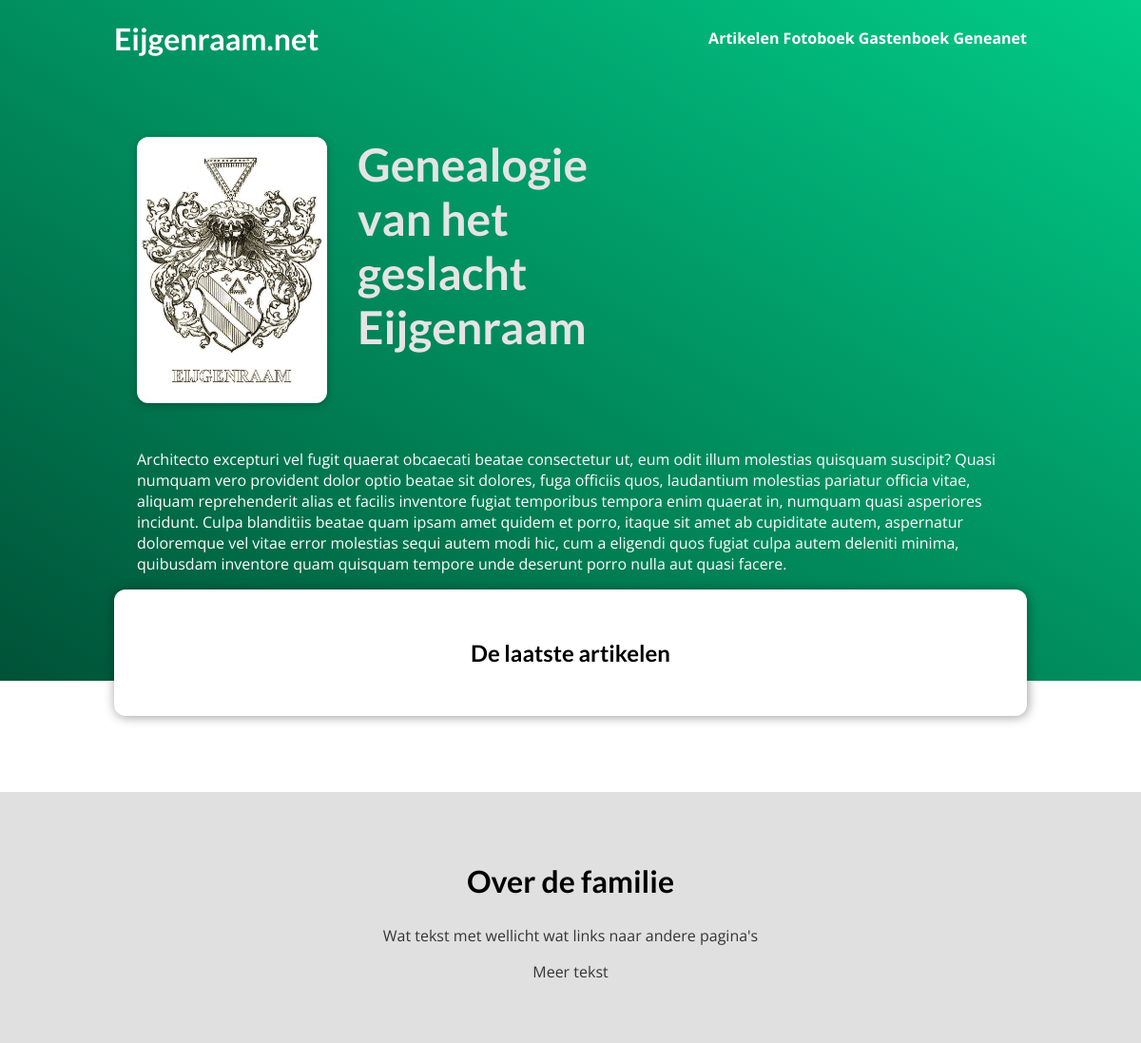
Before: / with the older database file.
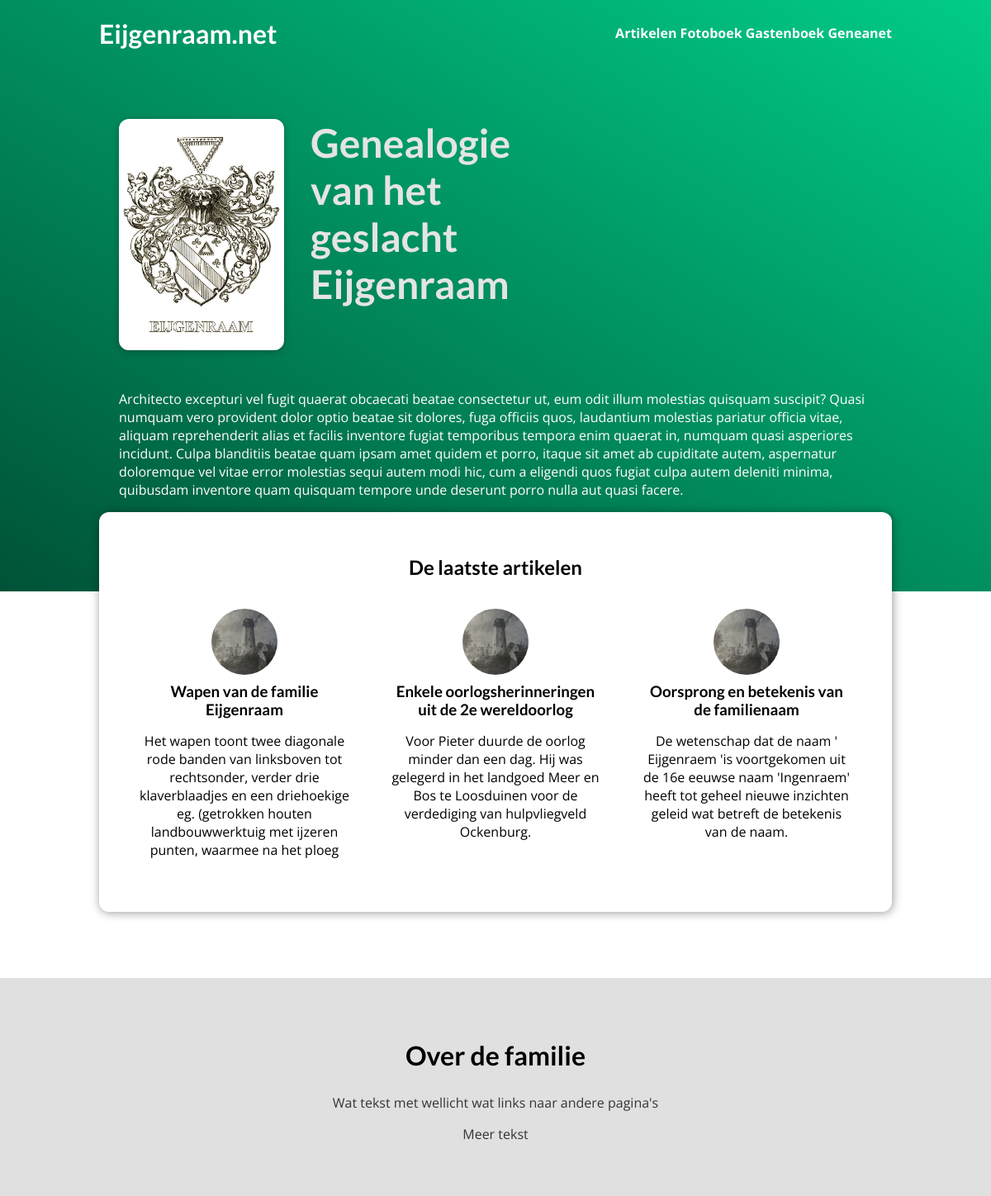
After: the same page with the newer database file.
### articles/models.py (models this page shows, shortened)
class Post(m.Model):
    title = m.CharField(max_length=64)
    slug = m.SlugField(default='', blank=True, null=False, db_index=True)
    date = m.DateField()
    excerpt = m.TextField(max_length=200)
    content = m.TextField(max_length=20000)
    def get_absolute_url(self):
        return reverse("post_page", args=[self.slug])
    '''
    def save(self, *args, **kwargs):
        self.slug = slugify(self.title)
        super().save(*args, **kwargs)
    '''

### articles/views.py (the view)
# urls.py: path('', views.main_page, name='main_page'),
def main_page(request):
    posts = get_posts()
    latest_posts = posts[:3][::-1]
    return render(request, 'articles/index.html', {
        'latest_posts': latest_posts,
    })

### articles/views.py (called while the page is built)
def get_posts():
    all_posts = Post.objects.all().order_by('date')
    return all_posts

### articles/templates/articles/index.html (shortened to what this page needs)
{% extends "base.html" %}
{% load static %}
{% block css_files %}
    <link rel='stylesheet' href="{% static 'articles/post.css' %}">
    <link rel='stylesheet' href="{% static 'articles/index.css' %}">
{% endblock %}
{% block content %}
    <section id='welcome'>
        <header>
            <img src="{% static 'articles/images/wapen_eijgenraam_pentekening.jpg' %}" alt='Wapen van de familie Eijgenraam' />
            <h2>Genealogie van het geslacht Eijgenraam</h2>
        </header>
        <p>{% lorem 1 b random %}</p>
    </section>
    <section id='latest-posts'>
        <h2>De laatste artikelen</h2>
        <ul>
            {% for post in latest_posts %}
                {% include 'articles/includes/post.html' %}
            {% endfor %}
        </ul>
    </section>
    <section id='about'>
        <h2>Over de familie</h2>
        <p>Wat tekst met wellicht wat links naar andere pagina's</p>
        <p>Meer tekst</p>
    </section>
{% endblock %}

### templates/base.html (shortened to what this page needs)
{% load static %}
<!DOCTYPE html>
<html lang="en">
<head>
    <link rel='stylesheet' href="{% static 'app.css' %}">
    {% block css_files %}{% endblock %}
</head>
<body>
    <header id='main-navigation'>
        <h1><a href="/">Eijgenraam.net</a></h1>
        <nav>
            <a href="{% url 'posts' %}">Artikelen</a>
            <a href="">Fotoboek</a>
            <a href="">Gastenboek</a>
            <a href="https://gw.geneanet.org/arie7214" target='_blank'>Geneanet</a>
        </nav>
    </header>
    {% block content %}{% endblock %}
</body>
</html>

### articles/templates/articles/includes/post.html
{% load static %}
<li>
    <article class='post'>
        <a href="{{ post.get_absolute_url }}">
            <img src="{% static 'articles/images/de_mallemolen.jpg' %}" alt='{{ post.title }}' />
            <div class='post__content'>
                <h3>{{ post.title }}</h2>
                    <p>{{ post.excerpt }}</p>
            </div>
        </a>
    </article>
</li>

### static/app.css (style rules this page uses)
* { box-sizing: border-box; }
html { font-family: 'Open Sans', 'Lato', sans-serif; }
body { margin: 0; }
h1, h2, h3 { font-family: 'Lato', sans-serif; font-weight: bold; }
#main-navigation { width: 100%; height: 5rem; display: flex; justify-content: space-between; align-items: center; padding: 0 10%; position: absolute; top: 0; left: 0; }
#main-navigation a { text-decoration: none; color: white; font-weight: bold; }

### articles/static/articles/post.css (style rules this page uses)
.post { display: flex; flex-direction: column; align-items: center; text-align: center; }
.post a { text-decoration: none; color: black; transition: all 0.2s ease; padding: 1rem; }
.post img { width: 5rem; height: 5rem; object-fit: cover; border-radius: 50%; }
.post h3 { margin: 0.25rem 0; }

### articles/static/articles/index.css (style rules this page uses)
#welcome { background: linear-gradient(to right top, #005237, #01cc88); padding: 6rem 12%; }
#welcome header { display: flex; align-items: flex-start; margin: 3rem auto; }
#welcome img { width: 12.5rem; height: 17.5rem; object-fit: cover; object-position: top; border: 5px solid white; border-radius: 12px; background-color: #ffe1bf; box-shadow: 0 2px 8px rgba(0, 0, 0, 0.25); }
#welcome h2 { font-size: 3rem; margin: 0 0 0 2rem; color: #e4e4e4; width: 15rem; }
#welcome p { color: white; font-size: 1rem; }
#latest-posts { background-color: white; padding: 2rem; border-radius: 12px; width: 60rem; margin: -6rem auto 2rem auto; box-shadow: 1px 1px 12px rgba(0, 0, 0, 0.4); }
#latest-posts h2 { text-align: center; }
#latest-posts ul { list-style: none; margin: 0; padding: 0; display: flex; gap: 1rem; }
#latest-posts li { flex: 1; }
#about { text-align: center; padding: 3rem; background-color: #e0e0e0; margin-top: 5rem; }
#about h2 { font-size: 2rem; }
#about p { font-size: 1rem; color: #353535; }

Changed rows visible on the page:
added Post: title "Wapen van de familie Eijgenraam", excerpt "Het wapen toont twee diagonale rode banden van linksboven tot rechtsonder, verder drie klaverblaadjes en een driehoekige eg. (getrokken houten landbouwwerktuig met ijzeren punten, waarmee na het ploeg"
added Post: title "Enkele oorlogsherinneringen uit de 2e wereldoorlog", excerpt "Voor Pieter duurde de oorlog minder dan een dag. Hij was gelegerd in het landgoed Meer en Bos te Loosduinen voor de verdediging van hulpvliegveld Ockenburg."
added Post: title "Oorsprong en betekenis van de familienaam", excerpt "De wetenschap dat de naam ' Eijgenraem 'is voortgekomen uit de 16e eeuwse naam 'Ingenraem' heeft tot geheel nieuwe inzichten geleid wat betreft de betekenis van de naam."
